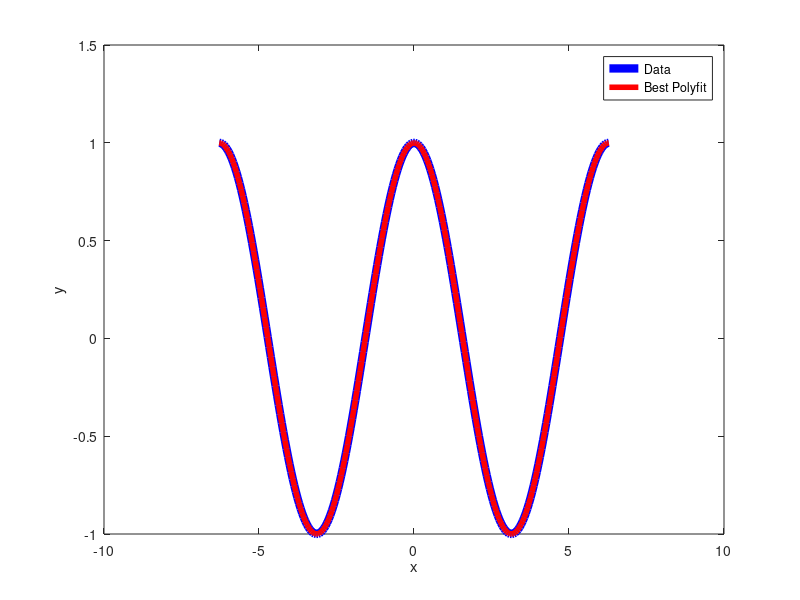

The MATLAB source for this figure:
function fit_Polynomial_Series()

% initializes # of points and data points
%N = 10;
%N = 50;
N = 250;
xData = linspace(-2*pi,2*pi,N);
yData = cos(xData)';

% takes each x value and puts it into a matrix where each row in the matrix
% takes the x and puts it to a power j for each column entry
for i = 1:N
    x = xData(i);
    y = yData(i);
    for j=1:13
        A(i,j) = x^(j-1);
    end
  
    % takes each y value and makes a column matrix where each row
    % corresponds to a x value
    B(i,:) = y;
end
   
% calculates the psuedo inverse and multiples by the matrix of y values
beta = inv(A'*A)*A'*B;
    
for i = 1:N
    x = xData(i);
    
    % initializes summation matrix
    f(i,1) = 0;
    
    %initializes counter
    j=1;
    
    % takes each power of x and multiplies it by the corresponding beta
    % values and adds them all together
    while j < 14
        f(i,1) = f(i,1) + beta(j) * x^(j-1);
        j = j+1;
    end
end

% plots the data and the line of best fit
plot(xData,yData,'b-','LineWidth',6)
hold on
plot(xData,f,'r-','LineWidth',4)
legend('Data','Best Polyfit')
xlabel('x');
ylabel('y');
hold off;

% prints beta coefficients
beta

% calculates residual
res = B - A*beta;
    
% calculates l2 norm of residual and prints it
l2_err = sqrt(res'*res)

%%%%%%%%%%%%%%%%%%%%%%%%%%%%%%%%
%
% l2 norm error of the residual for:
% N=10: 2.7347
% N=50: 5.15e-4
% N=250: .0011
%
% We have seen cosx written as a polynomial as a Taylor Series
% The coeffients are 1, 0, -1/2!, 0, 1/4!, 0, -1/6!, 0, 1/8!, 0, -1/10!
% 0, 1/12!
%
% .9999, 0.00, -.4998, -0.00, .0416, 0.00, -0.0014, -0.00, 0.00, 0.00,
% -0.00, -0.00, 0.00
% 
% yes, they are about the same coefficents
%
%%%%%%%%%%%%%%%%%%%%%%%%%%%%%%%%
        